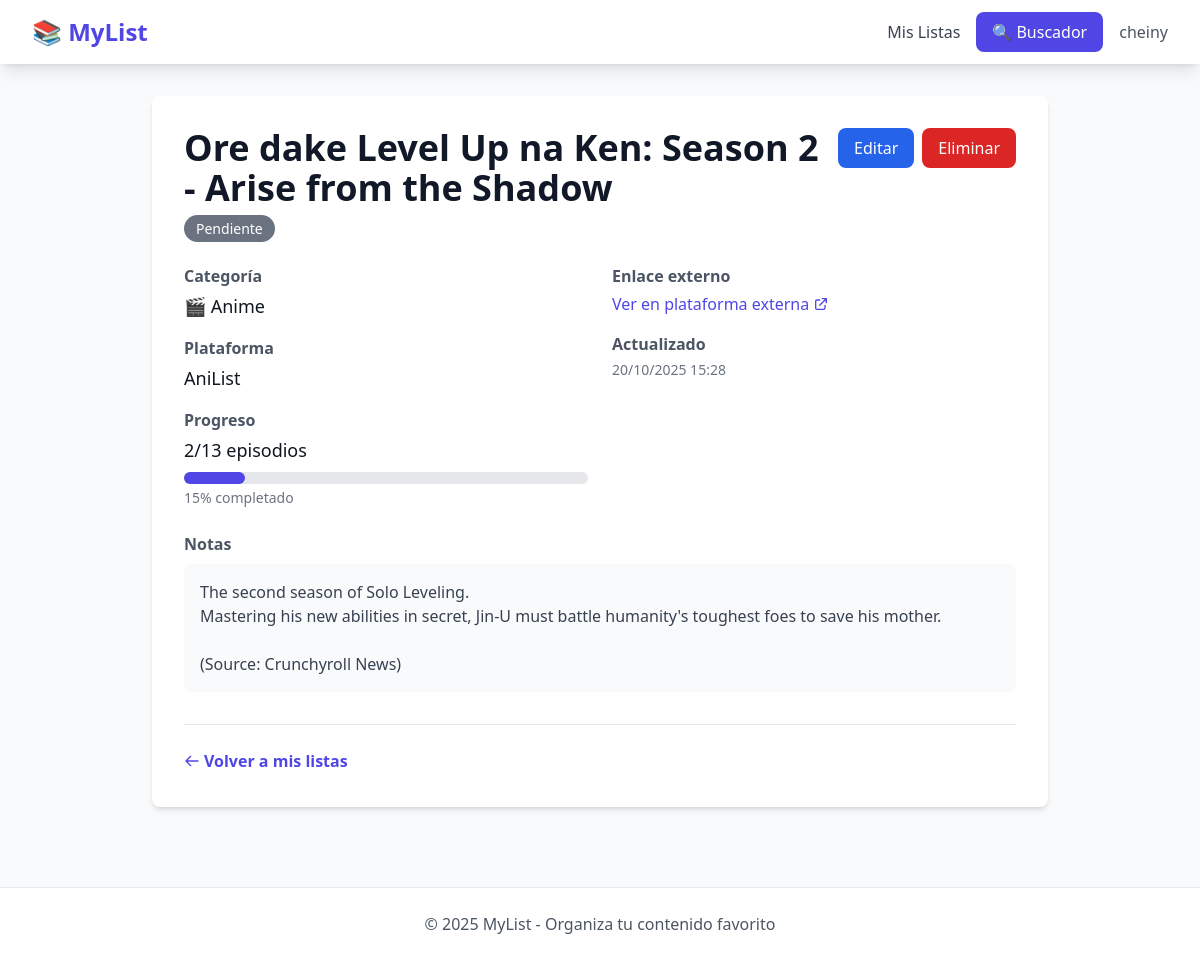
The app's page /entries/21/ (signed in), older data.
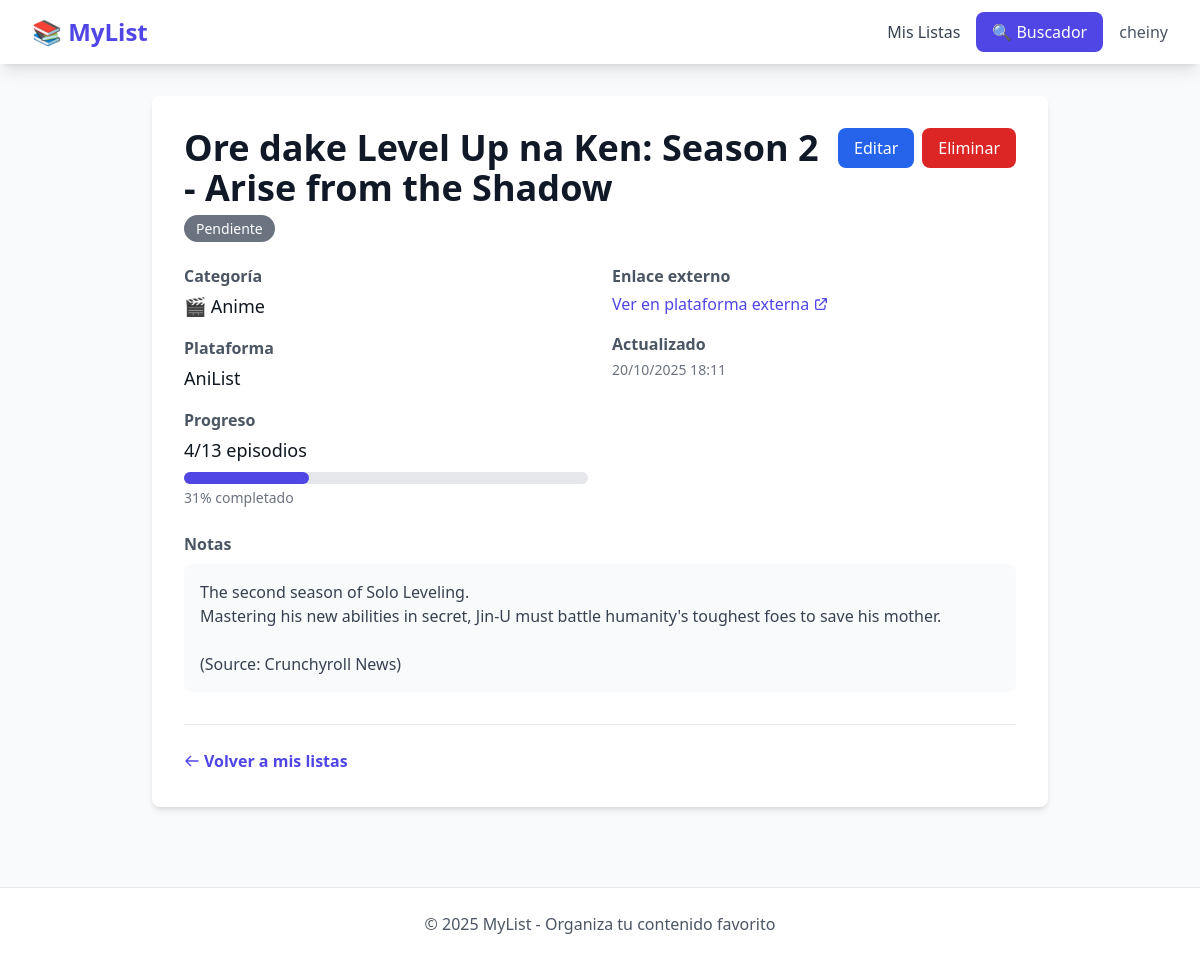
The same page, newer data.
### users/models.py (models this page shows)
class User(AbstractUser):
    email = models.EmailField(unique=True)
    class Meta:
        db_table = 'users'

### entries/models.py (models this page shows, shortened)
class Entry(models.Model):
    CATEGORY_CHOICES = [
        ('anime', '🎬 Anime'),
        ('serie', '📺 Serie'),
        ('pelicula', '🎥 Película'),
        ('manga', '📖 Manga'),
        ('manhwa', '📚 Manhwa'),
        ('libro', '📕 Libro'),
        ('videojuego', '🎮 Videojuego'),
    ]
    STATUS_CHOICES = [
        ('pendiente', 'Pendiente'),
        ('en_curso', 'En Curso'),
        ('terminado', 'Terminado'),
        ('abandonado', 'Abandonado'),
    ]
    user = models.ForeignKey(settings.AUTH_USER_MODEL, on_delete=models.CASCADE, related_name='entries')
    tags = models.ManyToManyField(Tag, blank=True, related_name='entries')
    title = models.CharField(max_length=255)
    category = models.CharField(max_length=20, choices=CATEGORY_CHOICES)
    status = models.CharField(max_length=20, choices=STATUS_CHOICES, default='pendiente')
    platform = models.CharField(max_length=100, blank=True)
    progress_current = models.IntegerField(default=0, verbose_name='Progreso actual')
    progress_total = models.IntegerField(null=True, blank=True, verbose_name='Total')
    episodes_count = models.IntegerField(null=True, blank=True)
    duration_minutes = models.IntegerField(null=True, blank=True)
    rating = models.IntegerField(null=True, blank=True)
    notes = models.TextField(blank=True)
    external_link = models.URLField(blank=True)
    external_id = models.CharField(max_length=100, blank=True)
    external_source = models.CharField(max_length=50, blank=True)
    cover_image = models.URLField(blank=True)
    created_at = models.DateTimeField(auto_now_add=True)
    updated_at = models.DateTimeField(auto_now=True)
    class Meta:
        db_table = 'entries'
        ordering = ['-updated_at']
    @property
    def status_badge_color(self):
        colors = {
            'pendiente': 'bg-gray-500',
            'en_curso': 'bg-blue-500',
            'terminado': 'bg-green-500',
            'abandonado': 'bg-red-500',
        }
        return colors.get(self.status, 'bg-gray-500')

### entries/views.py (the view)
# urls.py: path('<int:pk>/', views.entry_detail, name='entry_detail'),
@login_required
def entry_detail(request, pk):
    entry = get_object_or_404(Entry, pk=pk, user=request.user)
    return render(request, 'entries/entry_detail.html', {'entry': entry})

### templates/entries/entry_detail.html (shortened to what this page needs)
{% extends 'base/base.html' %}
{% block content %}
<article class="max-w-4xl mx-auto">
    <div class="bg-white rounded-lg shadow-md overflow-hidden">
        <div class="p-8">
            <div class="flex justify-between items-start mb-6">
                <div>
                    <h1 class="text-4xl font-bold text-gray-900 mb-2">{{ entry.title|default:"Sin título" }}</h1>
                    <span class="{{ entry.status_badge_color }} text-white px-3 py-1 rounded-full text-sm"
                        role="status">
                        {{ entry.get_status_display }}
                    </span>
                </div>
                <div class="flex gap-2">
                    <a href="{% url 'entry_update' entry.pk %}"
                        class="bg-blue-600 text-white px-4 py-2 rounded-lg hover:bg-blue-700 focus:ring-2 focus:ring-blue-500"
                        aria-label="Editar {{ entry.title }}">
                        Editar
                    </a>
                    <a href="{% url 'entry_delete' entry.pk %}"
                        class="bg-red-600 text-white px-4 py-2 rounded-lg hover:bg-red-700 focus:ring-2 focus:ring-red-500"
                        aria-label="Eliminar {{ entry.title }}">
                        Eliminar
                    </a>
                </div>
            </div>
            <div class="grid md:grid-cols-2 gap-6 mb-6">
                <dl class="space-y-4">
                    <div>
                        <dt class="text-gray-600 font-semibold mb-1">Categoría</dt>
                        <dd class="text-lg">{{ entry.get_category_display|default:"No especificada" }}</dd>
                    </div>
                    {% if entry.platform %}
                    <div>
                        <dt class="text-gray-600 font-semibold mb-1">Plataforma</dt>
                        <dd class="text-lg">{{ entry.platform }}</dd>
                    </div>
                    {% endif %}
{% if entry.progress_total %}
<div>
    <h3 class="text-gray-600 font-semibold mb-1">Progreso</h3>
    <p class="text-lg mb-2">{{ entry.progress_current }}/{{ entry.progress_total }} episodios</p>
    <div class="w-full bg-gray-200 rounded-full h-3">
        <div class="bg-indigo-600 h-3 rounded-full transition-all"
             style="width: {% widthratio entry.progress_current entry.progress_total 100 %}%">
        </div>
    </div>
    <p class="text-sm text-gray-500 mt-1">
        {% widthratio entry.progress_current entry.progress_total 100 %}% completado
    </p>
</div>
{% elif entry.progress_current > 0 %}
<div>
    <h3 class="text-gray-600 font-semibold mb-1">Progreso</h3>
    <p class="text-lg">{{ entry.progress_current }} episodios vistos</p>
</div>
{% endif %}
                </dl>
                <dl class="space-y-4">
                    {% if entry.external_link %}
                    <div>
                        <dt class="text-gray-600 font-semibold mb-1">Enlace externo</dt>
                        <dd>
                            <a href="{{ entry.external_link }}" target="_blank" rel="noopener noreferrer"
                                class="text-indigo-600 hover:text-indigo-700 focus:ring-2 focus:ring-indigo-500 inline-flex items-center gap-1">
                                Ver en plataforma externa
                                <svg class="w-4 h-4" fill="none" stroke="currentColor" viewBox="0 0 24 24">
                                    <path stroke-linecap="round" stroke-linejoin="round" stroke-width="2"
                                        d="M10 6H6a2 2 0 00-2 2v10a2 2 0 002 2h10a2 2 0 002-2v-4M14 4h6m0 0v6m0-6L10 14" />
                                </svg>
                            </a>
                        </dd>
                    </div>
                    {% endif %}
                    <div>
                        <dt class="text-gray-600 font-semibold mb-1">Actualizado</dt>
                        <dd class="text-sm text-gray-500">
                            <time datetime="{{ entry.updated_at|date:'Y-m-d H:i' }}">
                                {{ entry.updated_at|date:"d/m/Y H:i" }}
                            </time>
                        </dd>
                    </div>
                </dl>
            </div>
            {% if entry.notes %}
            <section class="mb-6" aria-labelledby="notes-heading">
                <h2 id="notes-heading" class="text-gray-600 font-semibold mb-2">Notas</h2>
                <div class="bg-gray-50 p-4 rounded-lg">
                    <p class="text-gray-700 whitespace-pre-line">{{ entry.notes }}</p>
                </div>
            </section>
            {% endif %}
            <div class="mt-8 pt-6 border-t">
                <a href="{% url 'entry_list' %}"
                    class="text-indigo-600 hover:text-indigo-700 font-semibold focus:ring-2 focus:ring-indigo-500 inline-flex items-center gap-1">
                    <svg class="w-4 h-4" fill="none" stroke="currentColor" viewBox="0 0 24 24">
                        <path stroke-linecap="round" stroke-linejoin="round" stroke-width="2"
                            d="M10 19l-7-7m0 0l7-7m-7 7h18" />
                    </svg>
                    Volver a mis listas
                </a>
            </div>
        </div>
    </div>
</article>
{% endblock %}

### templates/base/base.html (shortened to what this page needs)
<!DOCTYPE html>
<html lang="es">
<head>
    <script src="https://cdn.tailwindcss.com"></script>
    {% load static %}
    <link rel="stylesheet" href="{% static 'css/list.css' %}">
</head>
<body class="bg-gray-50 min-h-screen">
    <nav class="bg-white shadow-lg">
        <div class="max-w-7xl mx-auto px-4 sm:px-6 lg:px-8">
            <div class="flex justify-between h-16">
                <div class="flex items-center">
                    <a href="{% url 'home' %}" class="text-2xl font-bold text-indigo-600">
                        📚 MyList
                    </a>
                </div>
                {% if user.is_authenticated %}
                <div class="flex items-center space-x-4">
                    <a href="{% url 'entry_list' %}" class="text-gray-700 hover:text-indigo-600">
                        Mis Listas
                    </a>
                    <a href="{% url 'search_anime_page' %}"
                        class="bg-indigo-600 text-white px-4 py-2 rounded-lg hover:bg-indigo-700">
                        🔍 Buscador
                    </a>
                    <div class="relative user-menu">
                        <button id="userDropdown" class="text-gray-600 font-medium focus:outline-none">
                            {{ user.username }}
                        </button>
                    </div>
                </div>
                {% endif %}
            </div>
        </div>
    </nav>
    <main class="max-w-7xl mx-auto px-4 sm:px-6 lg:px-8 py-8">
        {% block content %}{% endblock %}
    </main>
    <footer class="bg-white border-t mt-12">
        <div class="max-w-7xl mx-auto px-4 sm:px-6 lg:px-8 py-6 text-center text-gray-600">
            <p>&copy; 2025 MyList - Organiza tu contenido favorito</p>
        </div>
    </footer>
</body>
</html>

### static/css/list.css (style rules this page uses)
:root { --bg: #ffffff; --fg: #0f1720; --muted: #6b7280; --accent: #4f46e5; }
body { background:var(--bg); color:var(--fg); }
.user-menu { position:relative; }

Row changes from the older to the newer data that the page shows:
changed Entry "Ore dake Level Up na Ken: Season 2 - Arise from the Shadow": progress_current "2" → "4"; progress_current+progress_total "15" → "31"; updated_at "20/10/2025 15:28" → "20/10/2025 18:11"
